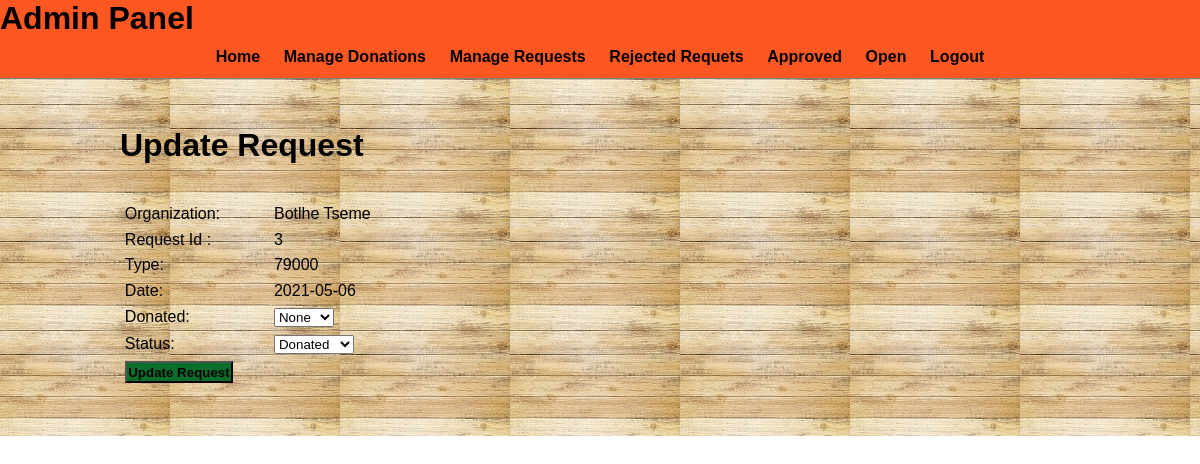
/admin/update-request.php?id=3 (signed in), run on the app's committed database.
### tables this page shows
CREATE TABLE `request` (
  `id` int(100) NOT NULL,
  `name` varchar(100) NOT NULL,
  `username` varchar(100) NOT NULL,
  `number` int(100) NOT NULL,
  `type` int(100) NOT NULL,
  `location` varchar(100) NOT NULL,
  `date` date NOT NULL,
  `status` varchar(255) NOT NULL,
  `assign` varchar(255) NOT NULL
);

### admin/update-request.php (the view, shortened to what this page needs)
<?php  include('./partials/menu.php');   ?>
<?php
if(isset($_GET['id']))
{
 $id=$_GET['id'];
$sql2 = "SELECT * FROM request WHERE id=$id";
$res2 = mysqli_query($conn, $sql2);
    $row = mysqli_fetch_assoc($res2);
   $id = $row['id'];
            $name=$row['name'];
                 $date=$row['date'];
                   $status=$row['status'];
                   $type=$row['type'];
}
else
{
header("location:" . SITEURL . 'admin/manage-requests.php');
}
?>
<div class = "main-content ">
<div class = "wrapper">
<h1>Update Request</h1>
<br/> <br/>
<form action="" method="POST" enctype="multipart/form-data">
<table class="tbladmin">
<tr>
    <td>Organization:</td>
    <td>
    <?php echo $name;  ?>
    </td>
</tr>
<tr>
<td>Request Id :</td>
<td>
<?php  echo $id;?>
</td>
</tr>
<tr>
<td>Type:</td>
<td>
<?php  echo $type;?>
</td>
</tr>
<tr>
<td>Date:</td>
<td>
<?php echo $date ?>
</td>
</tr>
<tr>
<td>Donated:</td>
<td>
 <select type="text" name="assign" placeholder="" required>
              <option value="None">None</option>
              </select>
</td>
</tr>
<tr>
<td>Status:</td>
<td>
<select name="status" >
<option <?php if ($status == "Requested")
{
    echo "selected";
} ?>value="Requested">Donated</option>
</select>
</td>
</tr>
<tr>
    <td >
        <input type="submit" name="submit" value="Update Request" class="btn-secondary">
    </td>
</tr>
</table>
</form>
</div>
</div>

### admin/css/style.css (style rules this page uses)
* { margin: 0 ; padding: 0; font-family: Arial, Helvetica, sans-serif; font: white; }
.wrapper { padding: 1%; width: 80%; margin: 0 auto ; }
.Main-content { padding: 3% 0; background-image:url(./images/brownback.jpg); }
.tbladmin { width: 30%; }
table tr td { padding: 1%; }
.btn-secondary { background-color:#0b6e2b; padding: 1%; color: black; text-decoration: none; font-weight: bold; }

### data on the page
request: name "Botlhe Tseme", id "3", type "79000", date "2021-05-06", status "Donated"
